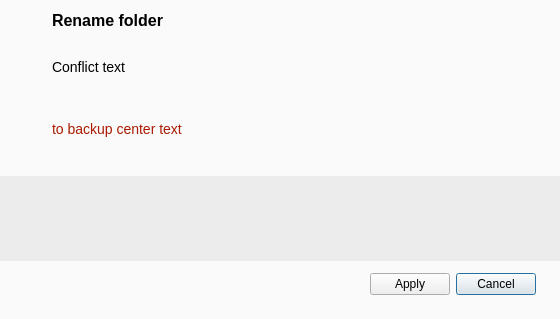
<?xml version="1.0" encoding="UTF-8"?>
<ui version="4.0">
 <class>BackupNameConflictDialog</class>
 <widget class="QDialog" name="BackupNameConflictDialog">
  <property name="geometry">
   <rect>
    <x>0</x>
    <y>0</y>
    <width>560</width>
    <height>319</height>
   </rect>
  </property>
  <property name="minimumSize">
   <size>
    <width>560</width>
    <height>0</height>
   </size>
  </property>
  <property name="styleSheet">
   <string notr="true">QDialog
{
background-color: #FAFAFA;
}

QTextBrowser
{
font-family: 'SF Pro';
font-style: normal;
font-weight: 400;
font-size: 14px;
line-height: 20px;
background: transparent;
}
QLabel
{
font-family: 'SF Pro';
font-style: normal;
font-weight: 400;
font-size: 14px;
line-height: 20px;
background: transparent;
}</string>
  </property>
  <layout class="QVBoxLayout" name="verticalLayout">
   <property name="leftMargin">
    <number>0</number>
   </property>
   <property name="rightMargin">
    <number>0</number>
   </property>
   <property name="bottomMargin">
    <number>24</number>
   </property>
   <item>
    <layout class="QGridLayout" name="gridLayout" columnstretch="0,1">
     <property name="leftMargin">
      <number>24</number>
     </property>
     <property name="rightMargin">
      <number>44</number>
     </property>
     <property name="bottomMargin">
      <number>16</number>
     </property>
     <property name="horizontalSpacing">
      <number>20</number>
     </property>
     <property name="verticalSpacing">
      <number>12</number>
     </property>
     <item row="0" column="1">
      <widget class="QLabel" name="lTitle">
       <property name="styleSheet">
        <string notr="true">*{
font-family: 'Inter';
font-style: normal;
font-weight: 500;
font-size: 16px;
line-height: 24px;
}</string>
       </property>
       <property name="text">
        <string>Rename folder</string>
       </property>
      </widget>
     </item>
     <item row="1" column="1">
      <widget class="QLabel" name="lConflictText">
       <property name="sizePolicy">
        <sizepolicy hsizetype="Preferred" vsizetype="Maximum">
         <horstretch>0</horstretch>
         <verstretch>0</verstretch>
        </sizepolicy>
       </property>
       <property name="minimumSize">
        <size>
         <width>0</width>
         <height>50</height>
        </size>
       </property>
       <property name="styleSheet">
        <string notr="true">*
{
font-family: 'Inter';
}</string>
       </property>
       <property name="text">
        <string notr="true">Conflict text</string>
       </property>
       <property name="wordWrap">
        <bool>true</bool>
       </property>
      </widget>
     </item>
     <item row="2" column="1">
      <widget class="QLabel" name="lToBackupCenterText">
       <property name="sizePolicy">
        <sizepolicy hsizetype="Preferred" vsizetype="Maximum">
         <horstretch>0</horstretch>
         <verstretch>0</verstretch>
        </sizepolicy>
       </property>
       <property name="minimumSize">
        <size>
         <width>0</width>
         <height>50</height>
        </size>
       </property>
       <property name="styleSheet">
        <string notr="true">*
{
color: #AA1A00;
font-family: 'Inter';
}</string>
       </property>
       <property name="text">
        <string notr="true">to backup center text</string>
       </property>
       <property name="textFormat">
        <enum>Qt::PlainText</enum>
       </property>
       <property name="wordWrap">
        <bool>true</bool>
       </property>
       <property name="textInteractionFlags">
        <set>Qt::LinksAccessibleByKeyboard|Qt::LinksAccessibleByMouse</set>
       </property>
      </widget>
     </item>
     <item row="0" column="0" rowspan="2" alignment="Qt::AlignTop">
      <widget class="QLabel" name="lWarningIcon">
       <property name="pixmap">
        <pixmap resource="../../../../gui/Resources_macx.qrc">:/images/icon_warning.png</pixmap>
       </property>
      </widget>
     </item>
    </layout>
   </item>
   <item>
    <widget class="QScrollArea" name="scrollArea">
     <property name="styleSheet">
      <string notr="true">#wConflictZone
{
background-color: #ECECEC;
}</string>
     </property>
     <property name="frameShape">
      <enum>QFrame::NoFrame</enum>
     </property>
     <property name="frameShadow">
      <enum>QFrame::Plain</enum>
     </property>
     <property name="lineWidth">
      <number>0</number>
     </property>
     <property name="horizontalScrollBarPolicy">
      <enum>Qt::ScrollBarAlwaysOff</enum>
     </property>
     <property name="widgetResizable">
      <bool>true</bool>
     </property>
     <widget class="QWidget" name="wConflictZone">
      <property name="geometry">
       <rect>
        <x>0</x>
        <y>0</y>
        <width>560</width>
        <height>84</height>
       </rect>
      </property>
      <layout class="QVBoxLayout" name="scrollAreaLayout">
       <property name="spacing">
        <number>0</number>
       </property>
       <property name="leftMargin">
        <number>0</number>
       </property>
       <property name="topMargin">
        <number>0</number>
       </property>
       <property name="rightMargin">
        <number>0</number>
       </property>
       <property name="bottomMargin">
        <number>0</number>
       </property>
      </layout>
     </widget>
    </widget>
   </item>
   <item>
    <layout class="QHBoxLayout" name="buttonBoxLayout">
     <property name="spacing">
      <number>0</number>
     </property>
     <property name="leftMargin">
      <number>24</number>
     </property>
     <property name="topMargin">
      <number>6</number>
     </property>
     <property name="rightMargin">
      <number>24</number>
     </property>
     <property name="bottomMargin">
      <number>0</number>
     </property>
     <item alignment="Qt::AlignLeft">
      <widget class="QDialogButtonBox" name="buttonBox">
       <property name="layoutDirection">
        <enum>Qt::RightToLeft</enum>
       </property>
       <property name="orientation">
        <enum>Qt::Horizontal</enum>
       </property>
       <property name="standardButtons">
        <set>QDialogButtonBox::Apply|QDialogButtonBox::Cancel</set>
       </property>
       <property name="centerButtons">
        <bool>true</bool>
       </property>
      </widget>
     </item>
    </layout>
   </item>
  </layout>
 </widget>
 <resources>
  <include location="../../../../gui/Resources_macx.qrc"/>
 </resources>
 <connections>
  <connection>
   <sender>buttonBox</sender>
   <signal>rejected()</signal>
   <receiver>BackupNameConflictDialog</receiver>
   <slot>reject()</slot>
   <hints>
    <hint type="sourcelabel">
     <x>316</x>
     <y>480</y>
    </hint>
    <hint type="destinationlabel">
     <x>286</x>
     <y>274</y>
    </hint>
   </hints>
  </connection>
  <connection>
   <sender>buttonBox</sender>
   <signal>accepted()</signal>
   <receiver>BackupNameConflictDialog</receiver>
   <slot>accept()</slot>
   <hints>
    <hint type="sourcelabel">
     <x>248</x>
     <y>480</y>
    </hint>
    <hint type="destinationlabel">
     <x>157</x>
     <y>274</y>
    </hint>
   </hints>
  </connection>
 </connections>
</ui>
